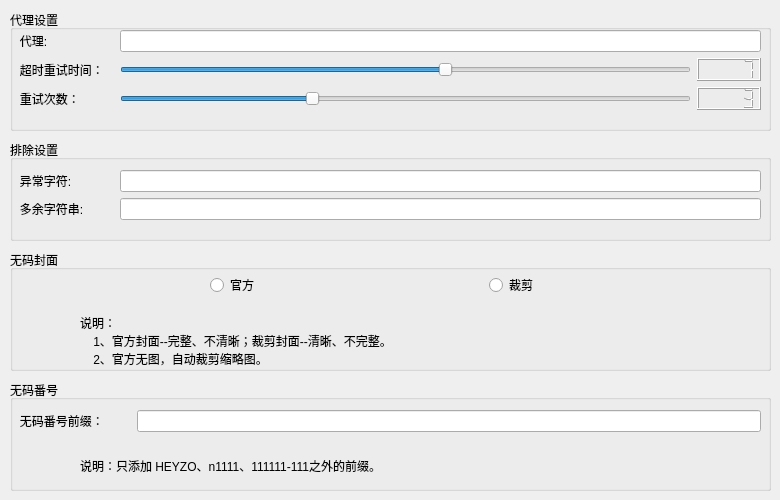
      <widget class="QWidget" name="tab_3">
       <attribute name="title">
        <string>其它设置</string>
       </attribute>
       <widget class="QGroupBox" name="groupBox_9">
        <property name="geometry">
         <rect>
          <x>10</x>
          <y>10</y>
          <width>761</width>
          <height>121</height>
         </rect>
        </property>
        <property name="title">
         <string>代理设置</string>
        </property>
        <widget class="QWidget" name="formLayoutWidget_2">
         <property name="geometry">
          <rect>
           <x>0</x>
           <y>20</y>
           <width>751</width>
           <height>90</height>
          </rect>
         </property>
         <layout class="QFormLayout" name="formLayout_4">
          <item row="0" column="0">
           <widget class="QLabel" name="label_25">
            <property name="text">
             <string>   代理:                </string>
            </property>
           </widget>
          </item>
          <item row="0" column="1">
           <widget class="QLineEdit" name="lineEdit_proxy"/>
          </item>
          <item row="1" column="0">
           <widget class="QLabel" name="label_26">
            <property name="text">
             <string>   超时重试时间：   </string>
            </property>
           </widget>
          </item>
          <item row="2" column="0">
           <widget class="QLabel" name="label_27">
            <property name="text">
             <string>   重试次数：          </string>
            </property>
           </widget>
          </item>
          <item row="1" column="1">
           <layout class="QHBoxLayout" name="horizontalLayout_3">
            <item>
             <widget class="QSlider" name="horizontalSlider_timeout">
              <property name="minimum">
               <number>3</number>
              </property>
              <property name="maximum">
               <number>10</number>
              </property>
              <property name="pageStep">
               <number>1</number>
              </property>
              <property name="value">
               <number>7</number>
              </property>
              <property name="orientation">
               <enum>Qt::Horizontal</enum>
              </property>
             </widget>
            </item>
            <item>
             <widget class="QLCDNumber" name="lcdNumber_timeout">
              <property name="intValue" stdset="0">
               <number>7</number>
              </property>
             </widget>
            </item>
           </layout>
          </item>
          <item row="2" column="1">
           <layout class="QHBoxLayout" name="horizontalLayout_retry">
            <item>
             <widget class="QSlider" name="horizontalSlider_retry">
              <property name="minimum">
               <number>2</number>
              </property>
              <property name="maximum">
               <number>5</number>
              </property>
              <property name="pageStep">
               <number>1</number>
              </property>
              <property name="value">
               <number>3</number>
              </property>
              <property name="orientation">
               <enum>Qt::Horizontal</enum>
              </property>
             </widget>
            </item>
            <item>
             <widget class="QLCDNumber" name="lcdNumber_retry">
              <property name="intValue" stdset="0">
               <number>3</number>
              </property>
             </widget>
            </item>
           </layout>
          </item>
         </layout>
        </widget>
       </widget>
       <widget class="QGroupBox" name="groupBox_39">
        <property name="geometry">
         <rect>
          <x>10</x>
          <y>250</y>
          <width>761</width>
          <height>121</height>
         </rect>
        </property>
        <property name="title">
         <string>无码封面</string>
        </property>
        <widget class="QLabel" name="label_14">
         <property name="geometry">
          <rect>
           <x>70</x>
           <y>60</y>
           <width>681</width>
           <height>61</height>
          </rect>
         </property>
         <property name="text">
          <string>说明：
    1、官方封面--完整、不清晰；裁剪封面--清晰、不完整。
    2、官方无图，自动裁剪缩略图。</string>
         </property>
        </widget>
        <widget class="QWidget" name="horizontalLayoutWidget_24">
         <property name="geometry">
          <rect>
           <x>200</x>
           <y>20</y>
           <width>551</width>
           <height>31</height>
          </rect>
         </property>
         <layout class="QHBoxLayout" name="horizontalLayout_27">
          <item>
           <widget class="QRadioButton" name="radioButton_poster_official">
            <property name="text">
             <string>官方</string>
            </property>
           </widget>
          </item>
          <item>
           <widget class="QRadioButton" name="radioButton_poster_cut">
            <property name="text">
             <string>裁剪</string>
            </property>
           </widget>
          </item>
         </layout>
        </widget>
       </widget>
       <widget class="QGroupBox" name="groupBox_40">
        <property name="geometry">
         <rect>
          <x>10</x>
          <y>380</y>
          <width>761</width>
          <height>111</height>
         </rect>
        </property>
        <property name="title">
         <string>无码番号</string>
        </property>
        <widget class="QWidget" name="formLayoutWidget">
         <property name="geometry">
          <rect>
           <x>0</x>
           <y>30</y>
           <width>751</width>
           <height>31</height>
          </rect>
         </property>
         <layout class="QFormLayout" name="formLayout_9">
          <item row="0" column="0">
           <widget class="QLabel" name="label_16">
            <property name="text">
             <string>   无码番号前缀：        </string>
            </property>
           </widget>
          </item>
          <item row="0" column="1">
           <widget class="QLineEdit" name="lineEdit_uncensored_prefix"/>
          </item>
         </layout>
        </widget>
        <widget class="QLabel" name="label_17">
         <property name="geometry">
          <rect>
           <x>70</x>
           <y>70</y>
           <width>671</width>
           <height>31</height>
          </rect>
         </property>
         <property name="text">
          <string>说明：只添加 HEYZO、n1111、111111-111之外的前缀。</string>
         </property>
        </widget>
       </widget>
       <widget class="QGroupBox" name="groupBox_18">
        <property name="geometry">
         <rect>
          <x>10</x>
          <y>140</y>
          <width>761</width>
          <height>101</height>
         </rect>
        </property>
        <property name="title">
         <string>排除设置</string>
        </property>
        <widget class="QWidget" name="formLayoutWidget_3">
         <property name="geometry">
          <rect>
           <x>0</x>
           <y>30</y>
           <width>751</width>
           <height>61</height>
          </rect>
         </property>
         <layout class="QFormLayout" name="formLayout">
          <item row="0" column="0">
           <widget class="QLabel" name="label_38">
            <property name="text">
             <string>   异常字符:            </string>
            </property>
           </widget>
          </item>
          <item row="0" column="1">
           <widget class="QLineEdit" name="lineEdit_escape_char"/>
          </item>
          <item row="1" column="0">
           <widget class="QLabel" name="label_39">
            <property name="text">
             <string>   多余字符串:         </string>
            </property>
           </widget>
          </item>
          <item row="1" column="1">
           <widget class="QLineEdit" name="lineEdit_escape_string"/>
          </item>
         </layout>
        </widget>
       </widget>
      </widget>
